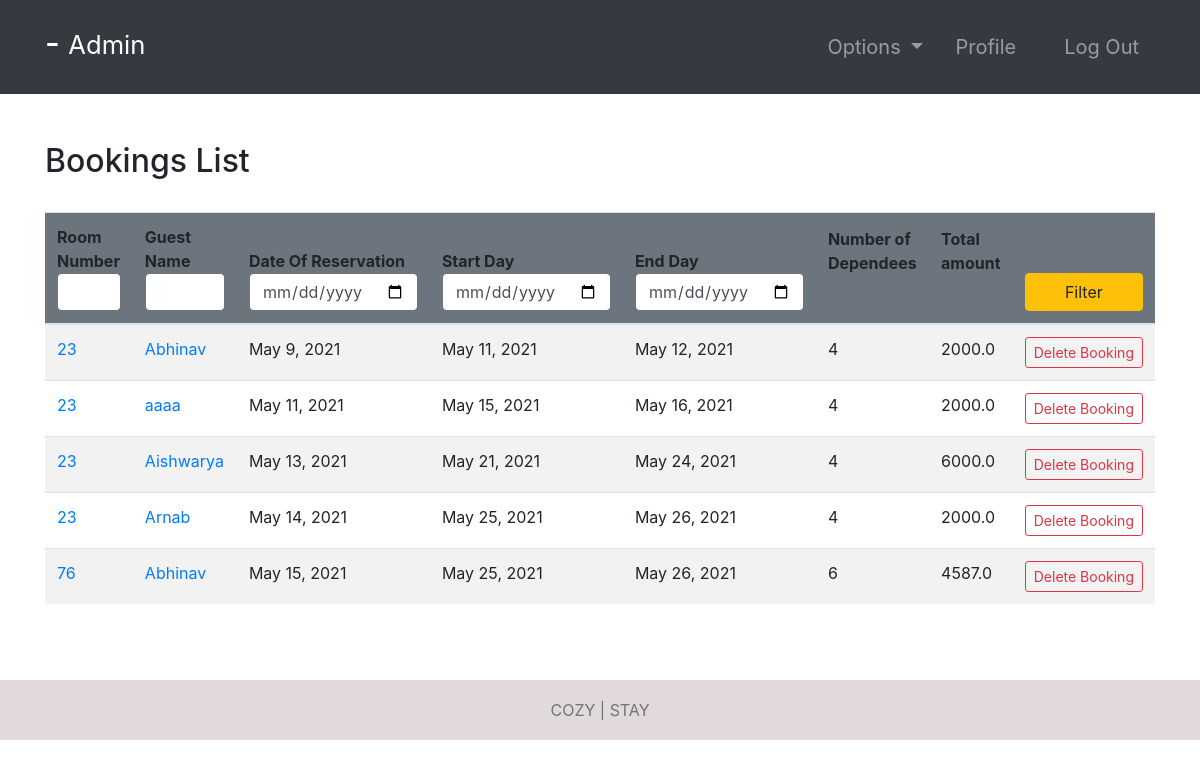
The page /bookings/ (signed in) on the database its author committed.
### room/models.py (models this page shows, shortened)
class Booking(models.Model):
    roomNumber = models.ForeignKey(Room, on_delete=models.CASCADE)
    guest = models.ForeignKey(Guest, null=True, on_delete=models.CASCADE)
    dateOfReservation = models.DateField(default=timezone.now)
    startDate = models.DateField()
    endDate = models.DateField()
    def numOfDep(self):
        return Dependees.objects.filter(booking=self).count()

class Room(models.Model):
    ROOM_TYPES = (
        ('King', 'King'),
        ('Luxury', 'Luxury'),
        ('Normal', 'Normal'),
        ('Economic', 'Economic'),
    )
    number = models.IntegerField(primary_key=True)
    capacity = models.SmallIntegerField()
    numberOfBeds = models.SmallIntegerField()
    roomType = models.CharField(max_length=20, choices=ROOM_TYPES)
    price = models.FloatField()
    statusStartDate = models.DateField(null=True)
    statusEndDate = models.DateField(null=True)

### accounts/models.py (models this page shows, shortened)
class Guest(models.Model):
    user = models.OneToOneField(User, null=True, on_delete=models.CASCADE)
    phoneNumber = PhoneNumberField(unique=True)

### room/views.py (the view, shortened to what this page needs)
# urls.py: path('bookings/', bookings, name="bookings"),
@login_required(login_url='login')
def bookings(request):
    import datetime
    role = str(request.user.groups.all()[0])
    path = role + "/"
    bookings = Booking.objects.all()
    totals = {}  # <booking : total>
    for booking in bookings:
        start_date = datetime.datetime.strptime(
            str(booking.startDate), "%Y-%m-%d")
        end_date = datetime.datetime.strptime(str(booking.endDate), "%Y-%m-%d")
        numberOfDays = abs((end_date-start_date).days)
        price = Room.objects.get(number=booking.roomNumber.number).price
        total = price * numberOfDays
        totals[booking] = total
    context = {
        "role": role,
        'bookings': bookings,
        'totals': totals
    }
    return render(request, path + "bookings.html", context)

### Templates/admin/bookings.html
{% extends '../index.html' %}
{% block context %}
{% include '../common_pages/bookings.html' %}
{% endblock %}

### Templates/incs/nav.html (shortened to what this page needs)
<nav class="navbar navbar-dark bg-dark navbar-expand-lg py-3 " role="navigation">
    <div class="container">
        <a href="" class="navbar-brand">
            <h2 class="text-capitalize">
                {{ request.user.first_name }} {{ request.user.last_name }} -
                <small>
                    {{ role }}
                </small>
            </h2>
        </a>
        <div class="collapse navbar-collapse" id="navbarTags">
            <ul class="navbar-nav ml-auto">
                <li class="nav-item dropdown p-2">
                    <a class="nav-link dropdown-toggle" href="#" id="navbarDropdown" role="button"
                        data-toggle="dropdown" aria-haspopup="true" aria-expanded="false">
                        Options
                    </a>
                </li>
                <li class="nav-item mr-3 p-2">
                    {% if role == 'staff' or role == 'receptionist' or role == 'admin' or role == 'manager' %}
                    <a href="{% url 'employee-profile' user.id %}" class="nav-link">Profile</a>
                    {% endif %}
                </li>
                <li class="nav-item p-2 ">
                    <a href="{% url 'logout' %}" class="nav-link">Log Out</a>
                </li>
            </ul>
        </div>
    </div>
</nav>

### Templates/common_pages/bookings.html (shortened to what this page needs)
<div class="container py-5">
    <div class="table-header row">
        <div class="col-sm-12 col-md-12 col-lg-4 mb-4">
            <h2>Bookings List</h2>
        </div>
    </div>
    <table class="table table-hover table-striped">
        <thead class="bg-secondary rounded">
            <tr>
                <form action="" method="POST">
                    <th>Room Number<input type="number" min="0" name="number" value="{{number}}"
                            class="form-control border border-secondary"></th>
                    <th>Guest Name<input type="text" name="name" value="{{name}}"
                            class="form-control border border-secondary"></th>
                    <th>Date Of Reservation<input type="date" name="rez" value="{{rez}}"
                            class="form-control border border-secondary"></th>
                    <th>Start Day<input type="date" name="fd" value="{{fd}}"
                            class="form-control border border-secondary"></th>
                    <th>End Day<input type="date" name="ed" value="{{ed}}" class="form-control border border-secondary">
                    </th>
                    <th class="pb-5">Number of Dependees</th>
                    <th class="pb-5">Total amount</th>
                    <th><button type="submit" name="filter" class="btn btn-warning w-100">Filter</button></th>
                </form>
            </tr>
        </thead>
        <tbody>
            {% for b in bookings %}
            <tr>
                <td><a href="{% url 'room-profile' b.roomNumber.number %}">{{b.roomNumber.number}}</a></td>
                <td><a href="{% url 'guest-profile' b.guest.user.id %}">{{b.guest.user.first_name}}</a></td>
                <td>{{ b.dateOfReservation }}</td>
                <td>{{ b.startDate }}</td>
                <td>{{ b.endDate }}</td>
                <td>{{ b.numOfDep }}</td>
                <td>
                    {% for key, value in totals.items %}
                    {% if key == b %}
                    {{ value }}
                    {% endif %}
                    {% endfor %}
                </td>
                {% if role == "admin" or role == 'manager' %}
                <td> <a href="{% url 'deleteBooking' b.id %}"
                        class="btn btn-sm btn-outline-danger">Delete&nbsp;Booking</a></td>
                {% endif %}
            </tr>
            {% endfor %}
        </tbody>
    </table>
</div>

### static/css/main.css (style rules this page uses)
* { margin: 0; padding: 0; -webkit-font-smoothing: antialiased; }
body { position: relative; }
nav .nav-item { font-size: 20px; }

### rows shown on the page
Booking: roomNumber.number "23", guest.user.first_name "Abhinav", dateOfReservation "May 9, 2021", startDate "May 11, 2021", endDate "May 12, 2021", numOfDep "4", value "2000.0"
Booking: roomNumber.number "23", guest.user.first_name "aaaa", dateOfReservation "May 11, 2021", startDate "May 15, 2021", endDate "May 16, 2021", numOfDep "4", value "2000.0"
Booking: roomNumber.number "23", guest.user.first_name "Aishwarya", dateOfReservation "May 13, 2021", startDate "May 21, 2021", endDate "May 24, 2021", numOfDep "4", value "6000.0"
Booking: roomNumber.number "23", guest.user.first_name "Arnab", dateOfReservation "May 14, 2021", startDate "May 25, 2021", endDate "May 26, 2021", numOfDep "4", value "2000.0"
Booking: roomNumber.number "76", guest.user.first_name "Abhinav", dateOfReservation "May 15, 2021", startDate "May 25, 2021", endDate "May 26, 2021", numOfDep "6", value "4587.0"

### other values the page prints
{{ role }} "Admin"
